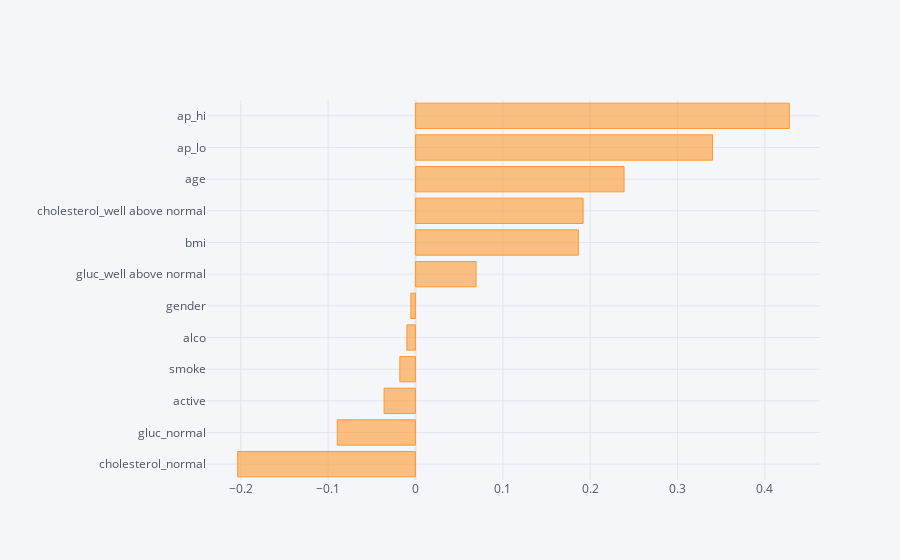

Here is the notebook cell this chart was saved with:
### Code cell
#plotting using plotly
import cufflinks as cf
from plotly.offline import download_plotlyjs,init_notebook_mode,plot,iplot
init_notebook_mode(connected=True)
cf.go_offline()

print('Correlation of features with target variable')
final_data.corr()['cardio'].sort_values()[:-1].iplot(kind='barh');

### Figure 1 — Plotly figure (JSON) as saved in the notebook; plotly's stock layout.template omitted (floating-point values rounded to 4 significant figures)
{"data": [{"marker": {"color": "rgba(255, 153, 51, 0.6)", "line": {"color": "rgba(255, 153, 51, 1.0)", "width": 1}}, "name": "cardio", "orientation": "h", "text": "", "type": "bar", "x": [-0.2036, -0.08951, -0.03596, -0.01792, -0.009856, -0.005323, 0.06936, 0.1865, 0.1919, 0.2388, 0.34, 0.428], "y": ["cholesterol_normal", "gluc_normal", "active", "smoke", "alco", "gender", "gluc_well above normal", "bmi", "cholesterol_well above normal", "age", "ap_lo", "ap_hi"]}], "layout": {"legend": {"bgcolor": "#F5F6F9", "font": {"color": "#4D5663"}}, "paper_bgcolor": "#F5F6F9", "plot_bgcolor": "#F5F6F9", "title": {"font": {"color": "#4D5663"}}, "xaxis": {"gridcolor": "#E1E5ED", "showgrid": true, "tickfont": {"color": "#4D5663"}, "title": {"font": {"color": "#4D5663"}, "text": ""}, "zerolinecolor": "#E1E5ED"}, "yaxis": {"gridcolor": "#E1E5ED", "showgrid": true, "tickfont": {"color": "#4D5663"}, "title": {"font": {"color": "#4D5663"}, "text": ""}, "zerolinecolor": "#E1E5ED"}}}
